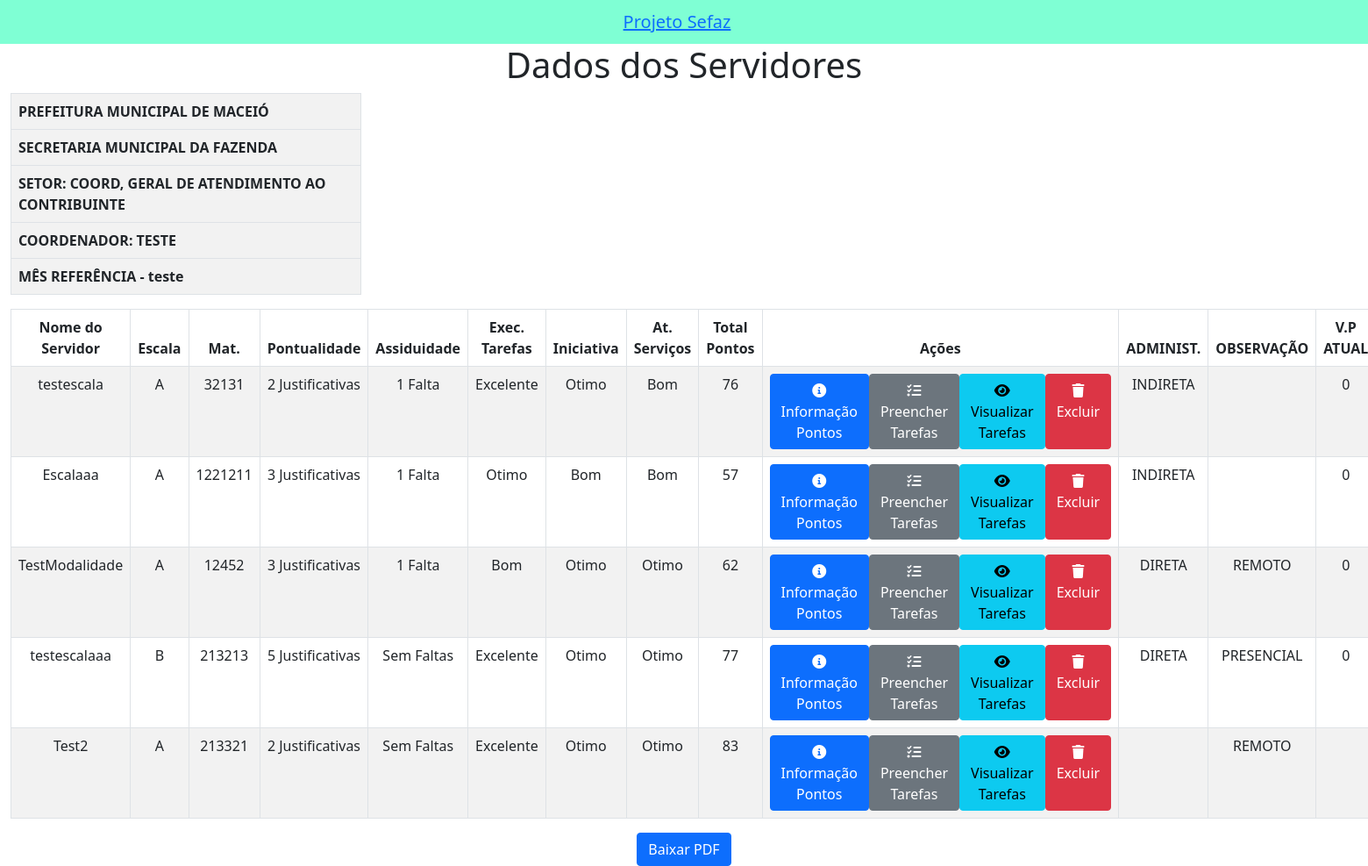
The page /dados_servidor/ on the database its author committed.
### app_cad_serv/models.py (models this page shows)
class Servidor(models.Model):
    ESCALA_CHOICES = [
        ('A', 'A'),
        ('B', 'B'),
        ('C', 'C'),
        ('D', 'D'),
    ]
    PONTUALIDADE_CHOICES = [
        ('Sem Justificativa', 'Sem Justificativa'),
        ('2 Justificativas', '2 Justificativas'),
        ('3 Justificativas', '3 Justificativas'),
        ('5 Justificativas', '5 Justificativas'),
    ]
    ASSIDUIDADE_CHOICES = [
        ('Sem Faltas', 'Sem Faltas'),
        ('1 Falta', '1 Falta'),
        ('2 Faltas', '2 Faltas'),
        ('3 Faltas', '3 Faltas'),
    ]
    EXECUCAO_TAREFAS_CHOICES = [
        ('Excelente', 'Excelente'),
        ('Otimo', 'Ótimo'),
        ('Bom', 'Bom'),
        ('Regular', 'Regular'),
    ]
    INICIATIVA_CHOICES = [
        ('Excelente', 'Excelente'),
        ('Otimo', 'Ótimo'),
        ('Bom', 'Bom'),
        ('Regular', 'Regular'),
    ]
    ATENDIMENTO_SERVICOS_CHOICES = [
        ('Excelente', 'Excelente'),
        ('Otimo', 'Ótimo'),
        ('Bom', 'Bom'),
        ('Regular', 'Regular'),
    ]
    TIPO_ESCALA_CHOICES = [
        ('DIRETA', 'Direta'),
        ('INDIRETA', 'Indireta'),
    ]
    TIPO_MODALIDADE_CHOICES = [
        ('PRESENCIAL', 'Presencial'),
        ('REMOTO', 'Remoto'),
    ]
    nome = models.CharField(max_length=100, null=False, default='')
    escala = models.CharField(max_length=10, choices=ESCALA_CHOICES)
    tipo_escala = models.CharField(max_length=10, choices=TIPO_ESCALA_CHOICES, default='')
    matricula = models.CharField(max_length=10, null=False, default='', unique=True)
    pontualidade = models.CharField(max_length=50, choices=PONTUALIDADE_CHOICES)
    assiduidade = models.CharField(max_length=10, choices=ASSIDUIDADE_CHOICES)
    execucao_tarefas = models.CharField(max_length=10, choices=EXECUCAO_TAREFAS_CHOICES)
    iniciativa = models.CharField(max_length=10, choices=INICIATIVA_CHOICES)
    atendimento_servicos = models.CharField(max_length=10, choices=ATENDIMENTO_SERVICOS_CHOICES)
    total_pontos = models.IntegerField(default=0)
    gratificacao_pontos = models.IntegerField(default=0)
    tipo_modalidade = models.CharField(max_length=10,choices=TIPO_MODALIDADE_CHOICES, default='')

### app_cad_serv/views.py (the view)
# urls.py: path('dados_servidor/', views.dados_servidor, name='dados_servidor'),
def dados_servidor(request):
    servidores = Servidor.objects.all()
    valores_escala = {
        'A': calcular_valores_escala('DIRETA', 16.20),  # Substitua pelos valores reais que você deseja
        'B': calcular_valores_escala('DIRETA', 10.10),
        'C': calcular_valores_escala('DIRETA', 10.24),
        'D': calcular_valores_escala('DIRETA', 20.51),
    }
    return render(request, 'servidores/dados_servidor.html', {'servidores': servidores, 'valores_escala': valores_escala})

### app_cad_serv/views.py (called while the page is built)
def calcular_valores_escala(tipo_escala, escala):
    if tipo_escala == 'DIRETA':
        valores_escala = {'A': 16.71, 'B': 24.98, 'C': 36.46, 'D': 50.65}
    elif tipo_escala == 'INDIRETA':
        valores_escala = {'A': 11.02, 'B': 16.71, 'C': 24.98, 'D': 36.46}
    else:
        print(f"Tipo de escala desconhecido: {tipo_escala}")
        valores_escala = {'A': 1, 'B': 1, 'C': 1, 'D': 1}
    result = valores_escala.get(escala, 0)
    print(f"Valor da escala {escala}: {result}")
    return result

### app_cad_serv/templates/servidores/dados_servidor.html (shortened to what this page needs)
<!DOCTYPE html>
<html lang="en">
<head>
  <link href="https://cdn.jsdelivr.net/npm/bootstrap@5.0.2/dist/css/bootstrap.min.css" rel="stylesheet">
  <link rel="stylesheet" href="https://cdnjs.cloudflare.com/ajax/libs/font-awesome/6.0.0-beta3/css/all.min.css">
</head>
<body class="m-0">
  <nav style="background-color: aquamarine !important;" class="navbar navbar-light bg-light w-200">
    <div class="container text-center">
      <span class="navbar-brand mb-0 h1"><a href="{% url 'home' %}"> Projeto Sefaz </a></span>
    </div>
  </nav>
  <div class="container-fluid text-center">
    <h1>Dados dos Servidores</h1>
    <table class="table table-bordered table-top">
      <tbody>
        <tr>
          <td>PREFEITURA MUNICIPAL DE MACEIÓ</td>
        </tr>
        <tr>
          <td>SECRETARIA MUNICIPAL DA FAZENDA</td>
        </tr>
        <tr>
          <td>SETOR: COORD, GERAL DE ATENDIMENTO AO CONTRIBUINTE</td>
        </tr>
        <tr>
          <td>COORDENADOR: TESTE</td>
        </tr>
        <tr>
          <td>MÊS REFERÊNCIA - teste </td>
        </tr>
      </tbody>
    </table>
    <table class="table table-bordered table-striped">
      <thead>
        <tr>
          <th>Nome do Servidor</th>
          <th>Escala</th>
          <th>Mat.</th>
          <th>Pontualidade</th>
          <th>Assiduidade</th>
          <th>Exec. Tarefas</th>
          <th>Iniciativa</th>
          <th>At. Serviços</th>
          <th>Total Pontos</th>
          <th>Ações</th>
          <th>ADMINIST.</th>
          <th>OBSERVAÇÃO</th>
          <th>V.P ATUAL</th>
        </tr>
      </thead>
      <tbody>
        {% for servidor in servidores %}
          <tr>
            <td>{{ servidor.nome }}</td>
            <td>{{ servidor.escala }}</td>
            <td>{{ servidor.matricula }}</td>
            <td>{{ servidor.pontualidade }}</td>
            <td>{{ servidor.assiduidade }}</td>
            <td>{{ servidor.execucao_tarefas }}</td>
            <td>{{ servidor.iniciativa }}</td>
            <td>{{ servidor.atendimento_servicos }}</td>
            <td>{{ servidor.total_pontos }}</td>
            <td>
              <div class="d-flex">
                <a href="{% url 'relatorio_servidor' servidor.id %}" class="btn btn-primary mr-2">
                  <i class="fa fa-info-circle"></i> Informação Pontos
                </a>
                <a href="{% url 'preencher_tarefas' servidor.id %}" class="btn btn-secondary mr-2">
                  <i class="fa fa-tasks"></i> Preencher Tarefas
                </a>
                <a href="{% url 'visualizar_tarefas_servidor' servidor.id %}" class="btn btn-info mr-2">
                  <i class="fa fa-eye"></i> Visualizar Tarefas
                </a>
                <a href="{% url 'excluir_servidor' servidor.id %}" class="btn btn-danger">
                  <i class="fa fa-trash"></i> Excluir
                </a>
              </div>
            </td>
            <td>{{ servidor.tipo_escala }}</td>
            <td>{{ servidor.tipo_modalidade }}</td>
            <td>
              {% if servidor.tipo_escala == 'DIRETA' %}
                {% if servidor.escala == 'A' %}
                  {{ valores_escala.A }}
                {% elif servidor.escala == 'B' %}
                  {{ valores_escala.B }}
                {% elif servidor.escala == 'C' %}
                  {{ valores_escala.C }}
                {% elif servidor.escala == 'D' %}
                  {{ valores_escala.D }}
                {% endif %}
              {% elif servidor.tipo_escala == 'INDIRETA' %}
                {% if servidor.escala == 'A' %}
                  {{ valores_escala.A }}
                {% elif servidor.escala == 'B' %}
                  {{ valores_escala.B }}
                {% elif servidor.escala == 'C' %}
                  {{ valores_escala.C }}
                {% elif servidor.escala == 'D' %}
                  {{ valores_escala.D }}
                {% endif %}
              {% endif %}
            </td>
          </tr>
        {% endfor %}
      </tbody>
    </table>
    <a href="{% url 'download_pdf' %}" class="btn btn-primary">Baixar PDF</a>
  </div>
</body>
</html>

### app_cad_serv/templates/servidores/dados_servidor.html (style rules this page uses)
.navbar-brand { text-align: center; width: 100%; }
.table-top { max-width: 400px; font-weight: bold; background-color: #f2f2f2; }
.table-top td { text-align: start; }

### rows shown on the page
Servidor: nome "testescala", escala "A", matricula "32131", pontualidade "2 Justificativas", assiduidade "1 Falta", execucao_tarefas "Excelente", iniciativa "Otimo", atendimento_servicos "Bom", total_pontos "76", tipo_escala "INDIRETA", A "0"
Servidor: nome "Escalaaa", escala "A", matricula "1221211", pontualidade "3 Justificativas", assiduidade "1 Falta", execucao_tarefas "Otimo", iniciativa "Bom", atendimento_servicos "Bom", total_pontos "57", tipo_escala "INDIRETA", A "0"
Servidor: nome "TestModalidade", escala "A", matricula "12452", pontualidade "3 Justificativas", assiduidade "1 Falta", execucao_tarefas "Bom", iniciativa "Otimo", atendimento_servicos "Otimo", total_pontos "62", tipo_escala "DIRETA", tipo_modalidade "REMOTO", A "0"
Servidor: nome "testescalaaa", escala "B", matricula "213213", pontualidade "5 Justificativas", assiduidade "Sem Faltas", execucao_tarefas "Excelente", iniciativa "Otimo", atendimento_servicos "Otimo", total_pontos "77", tipo_escala "DIRETA", tipo_modalidade "PRESENCIAL", B "0"
Servidor: nome "Test2", escala "A", matricula "213321", pontualidade "2 Justificativas", assiduidade "Sem Faltas", execucao_tarefas "Excelente", iniciativa "Otimo", atendimento_servicos "Otimo", total_pontos "83", tipo_modalidade "REMOTO"
